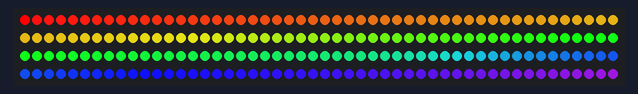
Simulated run of this sketch. Board: ESP32. Parts: 200 RGB LEDs in strip order, left to right, continuing on the next row.

Above: at 0.16 s.
At 5.05 s:
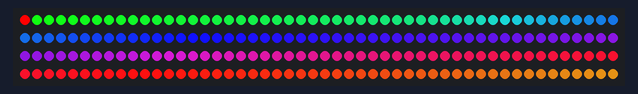
At 9.95 s:
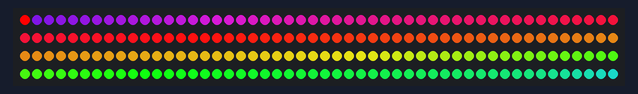
At 19.73 s:
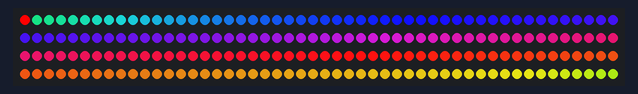
At 29.52 s:
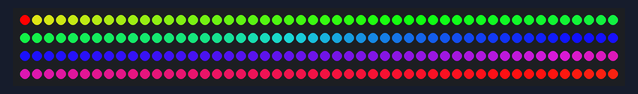
At 39.62 s:
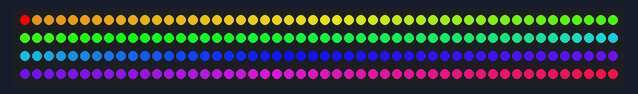

The sketch:

sketch_jan19a.ino
```cpp
// -- The core to run FastLED.show()
#define FASTLED_ALLOW_INTERRUPTS 0
#include "FastLED.h"
FASTLED_USING_NAMESPACE
#define FASTLED_SHOW_CORE 0


#define NUM_STRIPS 11  //from 1 to 16
#define NUM_LEDS_PER_STRIP  200

#define NUM_LEDS NUM_STRIPS * NUM_LEDS_PER_STRIP
CRGB leds[NUM_LEDS];


// -- Task handles for use in the notifications
static TaskHandle_t FastLEDshowTaskHandle = 0;
static TaskHandle_t userTaskHandle = 0;


void FastLEDshowESP32()
{
if (userTaskHandle == 0) {
const TickType_t xMaxBlockTime = pdMS_TO_TICKS( 200 );
// -- Store the handle of the current task, so that the show task can
//    notify it when it's done
userTaskHandle = xTaskGetCurrentTaskHandle();

// -- Trigger the show task
xTaskNotifyGive(FastLEDshowTaskHandle);

// -- Wait to be notified that it's done
ulTaskNotifyTake(pdTRUE,portMAX_DELAY);
userTaskHandle = 0;
}
}

void FastLEDshowTask(void *pvParameters)
{
const TickType_t xMaxBlockTime = pdMS_TO_TICKS( 500 );
// -- Run forever...
for(;;) {
// -- Wait for the trigger
ulTaskNotifyTake(pdTRUE,portMAX_DELAY);

// -- Do the show (synchronously)
FastLED.show();

// -- Notify the calling task
xTaskNotifyGive(userTaskHandle);
}

}
//Then add code to initialize the task in your setup() function:

void setup(){
// -- Create the FastLED show task
xTaskCreatePinnedToCore(FastLEDshowTask, "FastLEDshowTask", 2048, NULL, 2, &FastLEDshowTaskHandle, FASTLED_SHOW_CORE);

//-- Initiate the Leds.
FastLED.addLeds<WS2811_PORTA,NUM_STRIPS>(leds, NUM_LEDS_PER_STRIP);


}


//Finally, call the new show function in place of regular show:


void loop(){

static uint8_t hue = 0;
for(int i = 0; i < NUM_STRIPS; i++) {
for(int j = 0; j < NUM_LEDS_PER_STRIP; j++) {
leds[(i*NUM_LEDS_PER_STRIP) + j] = CHSV((32*i) + hue+j,192,255);
}
}

// Set the first n leds on each strip to show which strip it is
for(int i = 0; i < NUM_STRIPS; i++) {
for(int j = 0; j <= i; j++) {
leds[(i*NUM_LEDS_PER_STRIP) + j] = CRGB::Red;
}
}

hue++;

// send the 'leds' array out to the actual LED strip
FastLEDshowESP32();
// FastLED.show();
}
```
